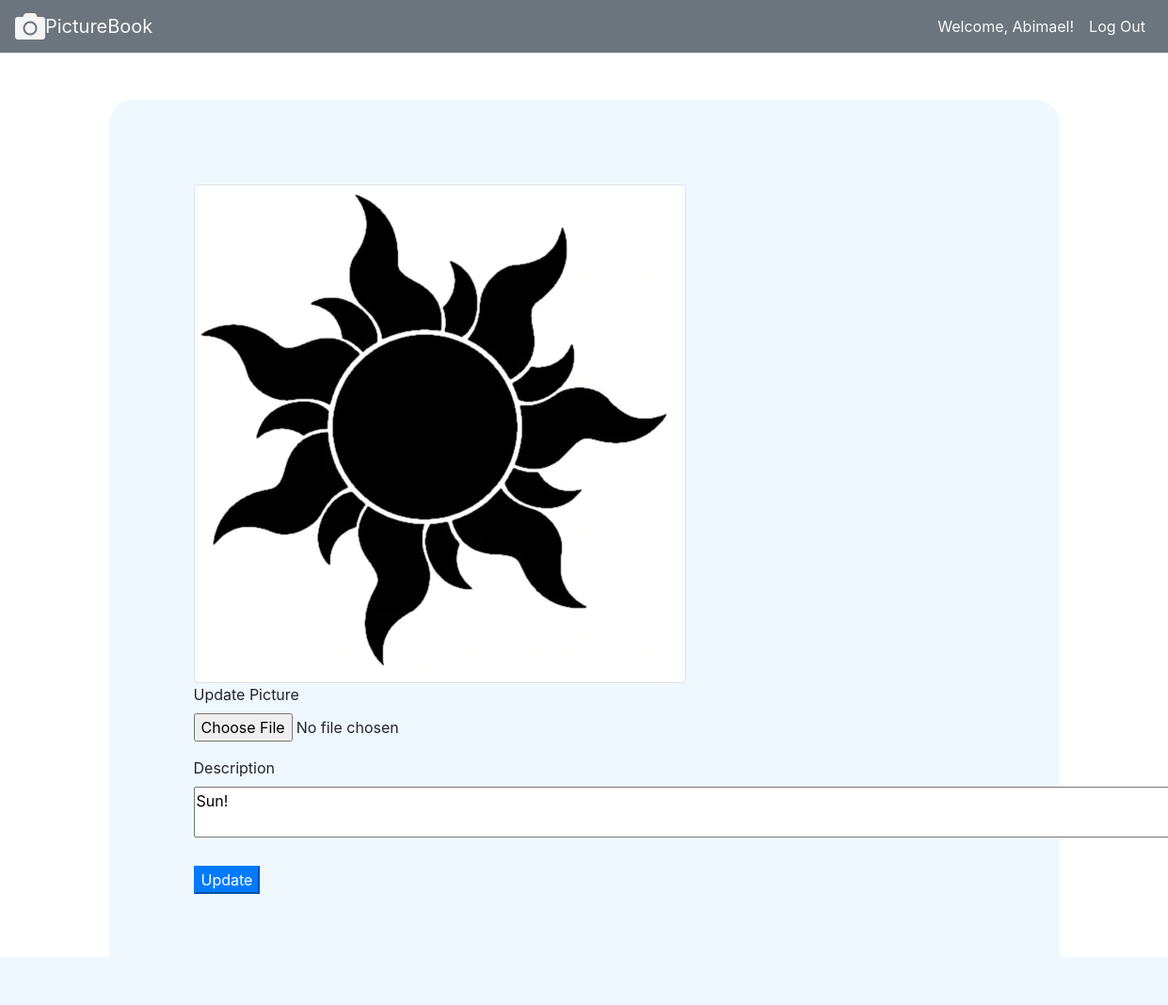
/edit_post/12 (signed in), run on the app's committed database.
### pictureapp/models.py (models this page shows)
class User(models.Model):
    first_name = models.CharField(max_length=255)
    last_name = models.CharField(max_length=255)
    email = models.CharField(max_length=255)
    phone = models.CharField(default="(555)555-5555", max_length=255)
    city = models.CharField(null=True, max_length=255)
    password = models.CharField(max_length=255)
    profile_pic = models.ImageField(default="profile.png", null=True, blank=True)
    created_at = models.DateTimeField(auto_now_add=True)
    updated_at = models.DateTimeField(auto_now=True)
    objects = UserManager()

class Post(models.Model):
    picture = models.ImageField(null=True, blank=True)
    desc = models.TextField(null=True)
    poster = models.ForeignKey(User, related_name='user_posts', on_delete=models.CASCADE)
    likes = models.ManyToManyField(User, related_name='liked_posts')

### pictureapp/views.py (the view, shortened to what this page needs)
# urls.py: path('edit_post/<int:id>', views.edit_post),
def edit_post(request,id):
    user = User.objects.get(id=request.session["user_id"])
    post = Post.objects.get(id=id)
    if request.method == "GET":
        context = {
        "user":user,
        "post":post,
    }
        return render(request,'edit_post.html', context)

### pictureapp/templates/edit_post.html (shortened to what this page needs)
<!DOCTYPE html>
<html lang="en">
    <head>
        <link rel="stylesheet" href="https://maxcdn.bootstrapcdn.com/bootstrap/4.0.0/css/bootstrap.min.css">
        <link rel="stylesheet" href="https://use.fontawesome.com/releases/v5.7.0/css/all.css">
        {% load static %}
        <link rel="stylesheet" href="{% static '/css/styles.css' %}">
    </head>
    <body>
        <nav id="card1" class="navbar navbar-expand-lg navbar-light bg-secondary">
            <div class="collapse navbar-collapse" id="navbarTogglerDemo01">
                <i class='fa fa-camera fa-2x'></i>
                <a id="Title" class="navbar-brand text-light" href="/wall">PictureBook</a>
                <ul class="navbar-nav ml-auto mt-2 mt-lg-0 ml-auto">
                    <li class="nav-item active">
                        <a class="nav-link text-light" href="/profile/{{request.session.user_id}}">Welcome, {{request.session.user_name}}!</a>
                    </li>
                    <li class="nav-item active">
                        <a class="nav-link text-light" href="/logout">Log Out</a>
                    </li>
                </ul>
            </div>
        </nav>
        <div class="container">
            <div id="Pic"  class="row">
                <div class="post col-md-6">
                    <img id="picture" class="img-thumbnail" alt="missing image" src="{{post.picture.url}}" >
                    <br>
                    <form action="/edit_post/{{post.id}}" method="post" enctype="multipart/form-data">
                        <div class="form-group">
                            <label for="exampleFormControlFile1">Update Picture</label>
                            <input type="file" class="form-control-file" id="pic" value="{{post.picture}}" name="pic">
                        </div>
                        <div>
                            <label for="">Description</label>
                            <textarea name="desc" cols="100" rows="2">{{post.desc}}</textarea>
                        </div>
                        <br>
                        <button class="btn-primary">Update</button>
                    </form>
                </div>
            </div>
        </div>
    </body>
</html>

### pictureapp/static/css/styles.css (style rules this page uses)
.post { background-color: aliceblue; padding: 25px; margin: 25px; border-radius: 25px; }
.img-thumbnail { max-width: 500px; max-height: 500px; }
i { color: rgb(245, 245, 245); }
#picture { max-width: 900px; max-height: 900px; }
#Pic { background-color: aliceblue; padding: 40px; margin: 50px; border-radius: 25px; }

### data on the page
User: session.user_name "Abimael"
Post: picture (picture), desc "Sun!"
